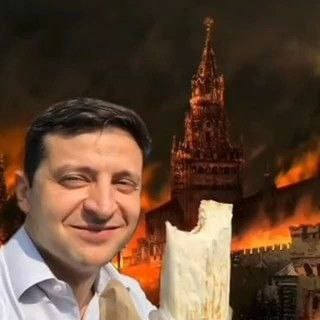
#> input picture images/1.jpg, 320 x 320 px
$ python CW_lesson2.py
#> lines starting #> are read from the running program, lines starting #| are printed output that depends on the picture
import cv2
import numpy as np # as створення псевдоніму шоб менше писати
image = cv2.imread('images/1.jpg')
#> image is the input picture: shape (320, 320, 3); mean B, G, R 52.7, 70.6, 97.8
print(image.shape)
#| (320, 320, 3)
#image = cv2.resize(image, (800, 800))
#image = cv2.resize(image, (image.shape[1] // 2, image.shape[0] // 2))
image = cv2.cvtColor(image, cv2.COLOR_BGR2GRAY)
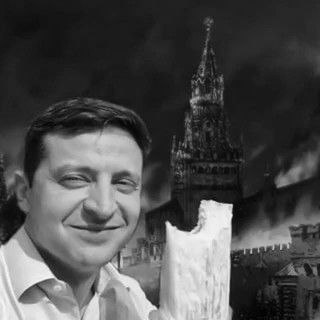
#> image: shape (320, 320); min 0, max 249, mean 76.7
print(image.shape)
#| (320, 320)
image = cv2.Canny(image, 100, 100)
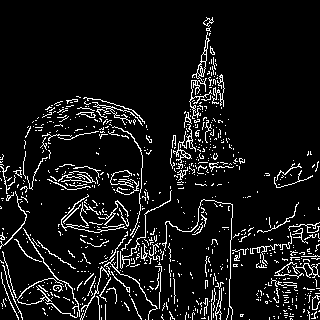
#> image: shape (320, 320); 8.2% white in thin lines or dots
carnal = np.ones((5, 5), np.uint8)
#image = cv2.dilate(image, carnal, iterations=1) #розширює світлі облвсті на фото
#image = cv2.erode(image, carnal, iterations=1) #розширює темні зони
cv2.imwrite('1.jpg', image)

cv2.imshow('image', image)
cv2.waitKey(0)
cv2.destroyAllWindows()

$ run again, with images/1234.jpg copied over images/1.jpg
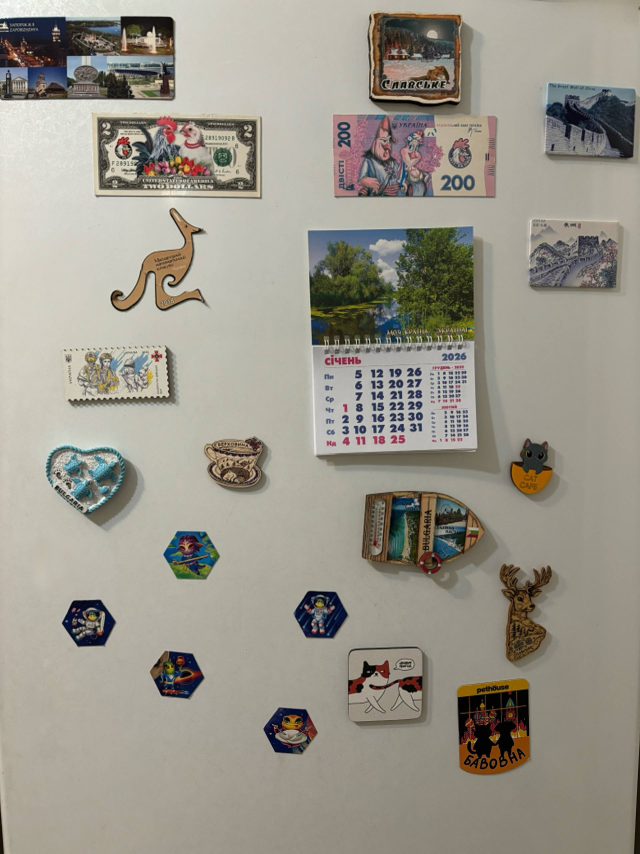
#> input picture images/1234.jpg, 1920 x 2560 px (shown at 1/3 size)
#> image is the input picture: shape (2560, 1920, 3); mean B, G, R 139.1, 150.1, 154.4
#| (2560, 1920, 3)
#> `image = cv2.cvtColor(image, cv2.COLOR_BGR2GRAY)`:
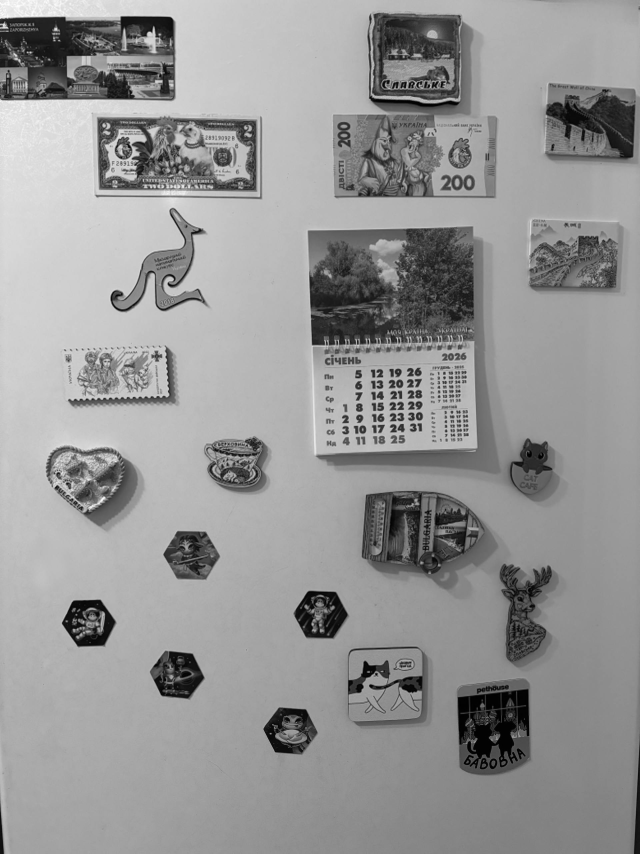
#> image: shape (2560, 1920) (shown at 1/3 size); min 0, max 255, mean 150.1
#| (2560, 1920)
#> `image = cv2.Canny(image, 100, 100)`:
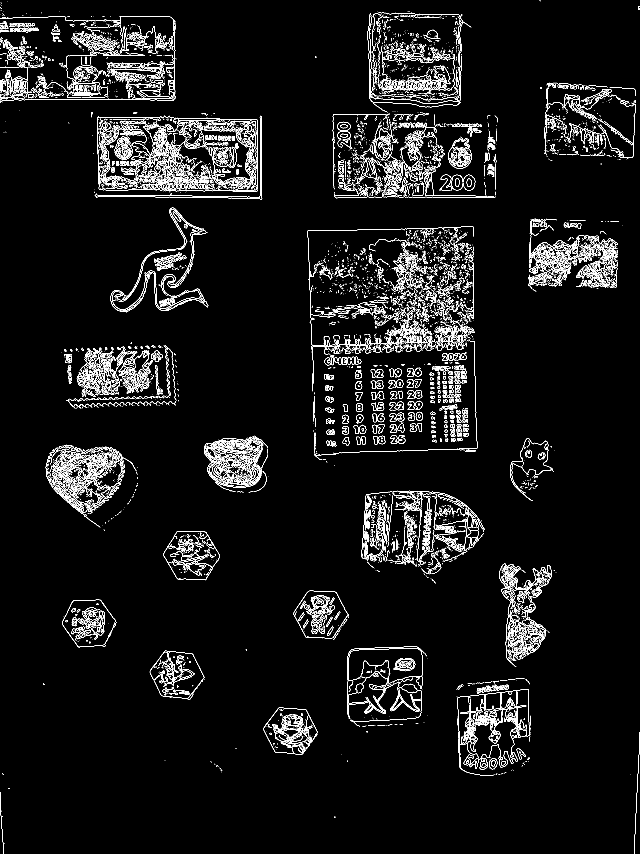
#> image: shape (2560, 1920) (shown at 1/3 size); 3.8% white in thin lines or dots

$ run again, with images/2.jpg copied over images/1.jpg
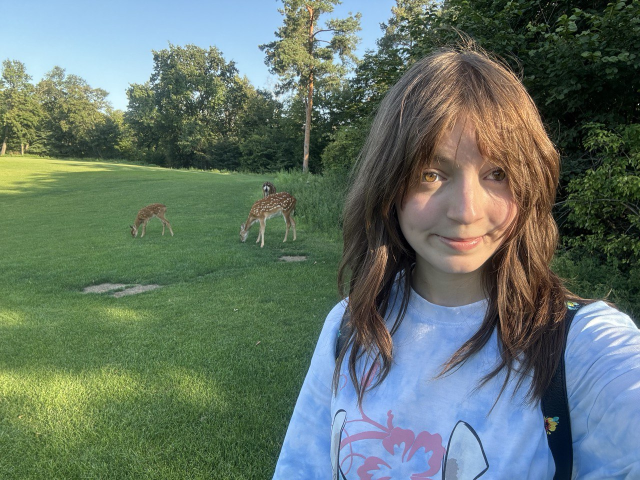
#> input picture images/2.jpg, 1280 x 960 px (shown at 1/2 size)
#> image is the input picture: shape (960, 1280, 3); mean B, G, R 105.2, 116.1, 99.7
#| (960, 1280, 3)
#> `image = cv2.cvtColor(image, cv2.COLOR_BGR2GRAY)`:
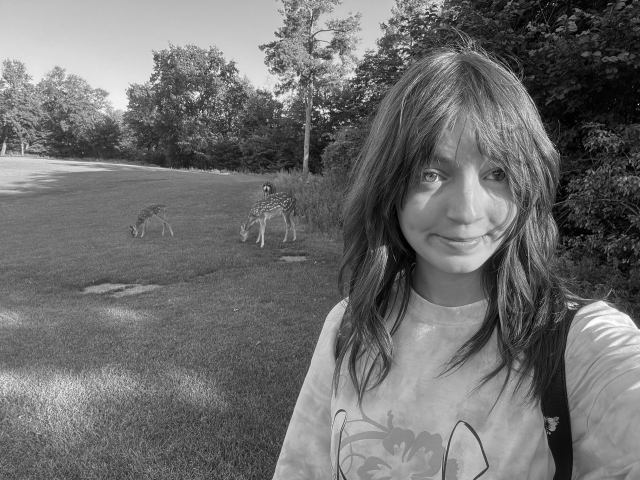
#> image: shape (960, 1280) (shown at 1/2 size); min 0, max 255, mean 109.9
#| (960, 1280)
#> `image = cv2.Canny(image, 100, 100)`:
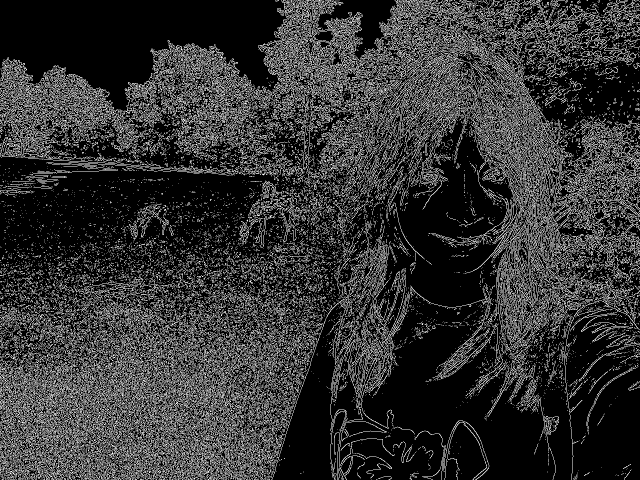
#> image: shape (960, 1280) (shown at 1/2 size); 20.4% white in thin lines or dots
